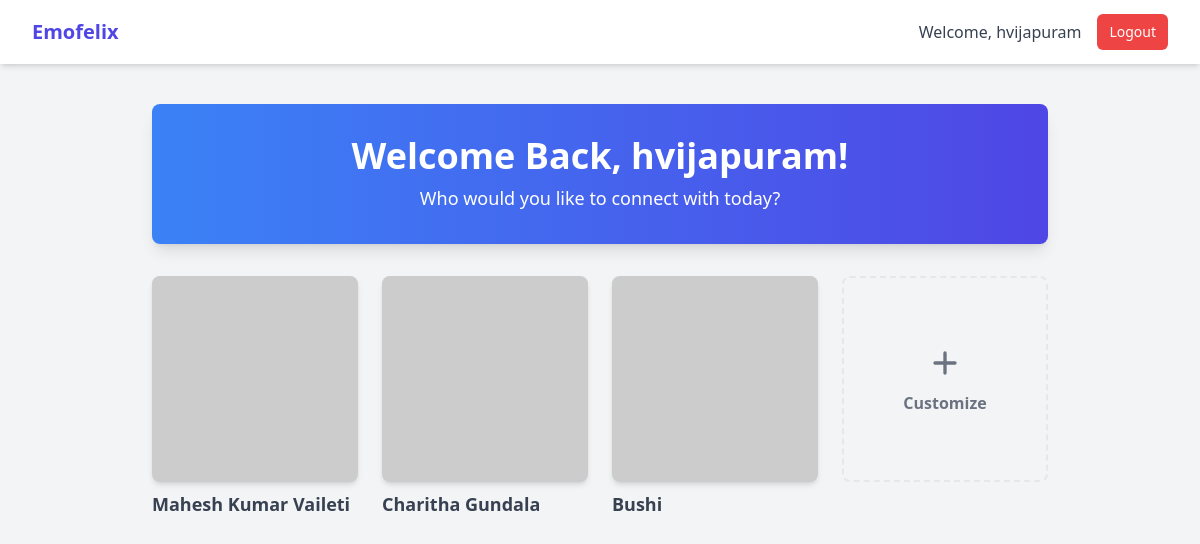
The app's page / (signed in) with its own data.
### mainapp/models.py (models this page shows, shortened)
class CustomUser(AbstractUser):
    def __str__(self):
        return self.username

class Relation(models.Model):
    user = models.ForeignKey(CustomUser, on_delete=models.CASCADE, related_name="relations")
    name = models.CharField(max_length=100)
    relation_type = models.CharField(max_length=50)  # e.g. "Mother", "Friend"
    emotion_model = models.CharField(max_length=100)
    voice_model = models.CharField(max_length=100)

### mainapp/views.py (the view)
# urls.py: 2. Add a URL to urlpatterns:  path('', views.home, name='home')
@login_required
def home(request):
    relations = Relation.objects.filter(user=request.user)
    return render(request, 'mainapp/dashboard.html', {'relations': relations})

### mainapp/templates/mainapp/dashboard.html (shortened to what this page needs)
{% extends 'base.html' %}
{% block content %}
<div class="max-w-4xl mx-auto">
    <div class="bg-gradient-to-r from-blue-500 to-indigo-600 p-8 rounded-lg shadow-lg text-white text-center mb-8">
        <h1 class="text-4xl font-bold mb-2">Welcome Back, {{ request.user.first_name|default:request.user.username }}!</h1>
        <p class="text-lg">Who would you like to connect with today?</p>
    </div>
    <div class="grid grid-cols-2 md:grid-cols-3 lg:grid-cols-4 gap-6">
        {% for relation in relations %}
        <a href="{% url 'customize-call' relation.id %}" class="block group">
            <div class="aspect-square bg-gray-200 rounded-lg overflow-hidden shadow-md transition-transform group-hover:scale-105">
                <img src="https://placehold.co/300x300/EFEFEF/333333?text={{ relation.name|slice:':1' }}" alt="{{ relation.name }}" class="w-full h-full object-cover">
            </div>
            <p class="mt-2 text-lg font-semibold text-gray-700">{{ relation.name }}</p>
        </a>
        {% endfor %}
        <a href="{% url 'relation-list' %}" class="block group">
             <div class="aspect-square bg-gray-100 border-2 border-dashed rounded-lg flex items-center justify-center flex-col text-gray-500 transition group-hover:bg-gray-200 group-hover:border-indigo-500">
                <svg xmlns="http://www.w3.org/2000/svg" class="h-10 w-10 mb-2" fill="none" viewBox="0 0 24 24" stroke="currentColor"><path stroke-linecap="round" stroke-linejoin="round" stroke-width="2" d="M12 6v6m0 0v6m0-6h6m-6 0H6" /></svg>
                <span class="font-semibold">Customize</span>
            </div>
        </a>
    </div>
</div>
{% endblock %}

### mainapp/templates/base.html (shortened to what this page needs)
<!DOCTYPE html>
<html lang="en">
<head>
    <script src="https://cdn.tailwindcss.com"></script>
</head>
<body class="bg-gray-100">
    <nav class="bg-white shadow-md">
        <div class="max-w-7xl mx-auto px-4 sm:px-6 lg:px-8">
            <div class="flex justify-between h-16">
                <div class="flex">
                    <a href="{% url 'home' %}" class="flex-shrink-0 flex items-center text-xl font-bold text-indigo-600">
                        Emofelix
                    </a>
                </div>
                <div class="flex items-center">
                    {% if user.is_authenticated %}
                        <span class="text-gray-700 mr-4">Welcome, {{ user.username }}</span>
                        <a href="{% url 'logout' %}" class="px-3 py-2 rounded-md text-sm font-medium text-white bg-red-500 hover:bg-red-600">Logout</a>
                    {% else %}
                        <a href="{% url 'login' %}" class="px-3 py-2 rounded-md text-sm font-medium text-white bg-indigo-600 hover:bg-indigo-700">Login</a>
                    {% endif %}
                </div>
            </div>
        </div>
    </nav>
    <main class="py-10">
        <div class="max-w-7xl mx-auto sm:px-6 lg:px-8">
            {% block content %}
            {% endblock %}
        </div>
    </main>
</body>
</html>

### records on screen
CustomUser: username "hvijapuram", user.first_name "hvijapuram"
Relation: name "Mahesh Kumar Vaileti"
Relation: name "Charitha Gundala"
Relation: name "Bushi"
